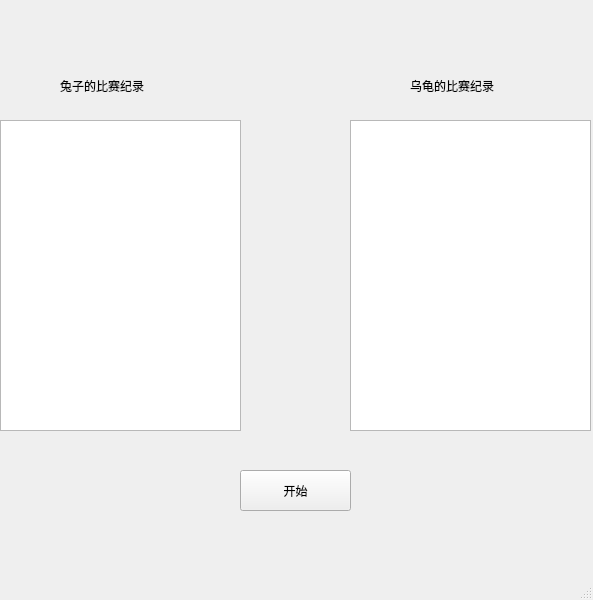
<?xml version="1.0" encoding="UTF-8"?>
<ui version="4.0">
 <class>MainWindow</class>
 <widget class="QMainWindow" name="MainWindow">
  <property name="geometry">
   <rect>
    <x>0</x>
    <y>0</y>
    <width>593</width>
    <height>600</height>
   </rect>
  </property>
  <property name="windowTitle">
   <string>MainWindow</string>
  </property>
  <widget class="QWidget" name="centralwidget">
   <widget class="QLabel" name="label">
    <property name="geometry">
     <rect>
      <x>60</x>
      <y>60</y>
      <width>151</width>
      <height>51</height>
     </rect>
    </property>
    <property name="text">
     <string>兔子的比赛纪录</string>
    </property>
   </widget>
   <widget class="QLabel" name="label_2">
    <property name="geometry">
     <rect>
      <x>410</x>
      <y>60</y>
      <width>151</width>
      <height>51</height>
     </rect>
    </property>
    <property name="text">
     <string>乌龟的比赛纪录</string>
    </property>
   </widget>
   <widget class="QTextEdit" name="textEdit">
    <property name="geometry">
     <rect>
      <x>0</x>
      <y>120</y>
      <width>241</width>
      <height>311</height>
     </rect>
    </property>
   </widget>
   <widget class="QTextEdit" name="textEdit_2">
    <property name="geometry">
     <rect>
      <x>350</x>
      <y>120</y>
      <width>241</width>
      <height>311</height>
     </rect>
    </property>
   </widget>
   <widget class="QPushButton" name="pushButton">
    <property name="geometry">
     <rect>
      <x>240</x>
      <y>470</y>
      <width>111</width>
      <height>41</height>
     </rect>
    </property>
    <property name="text">
     <string>开始</string>
    </property>
   </widget>
  </widget>
  <widget class="QMenuBar" name="menubar">
   <property name="geometry">
    <rect>
     <x>0</x>
     <y>0</y>
     <width>593</width>
     <height>26</height>
    </rect>
   </property>
  </widget>
  <widget class="QStatusBar" name="statusbar"/>
 </widget>
 <resources/>
 <connections/>
</ui>
